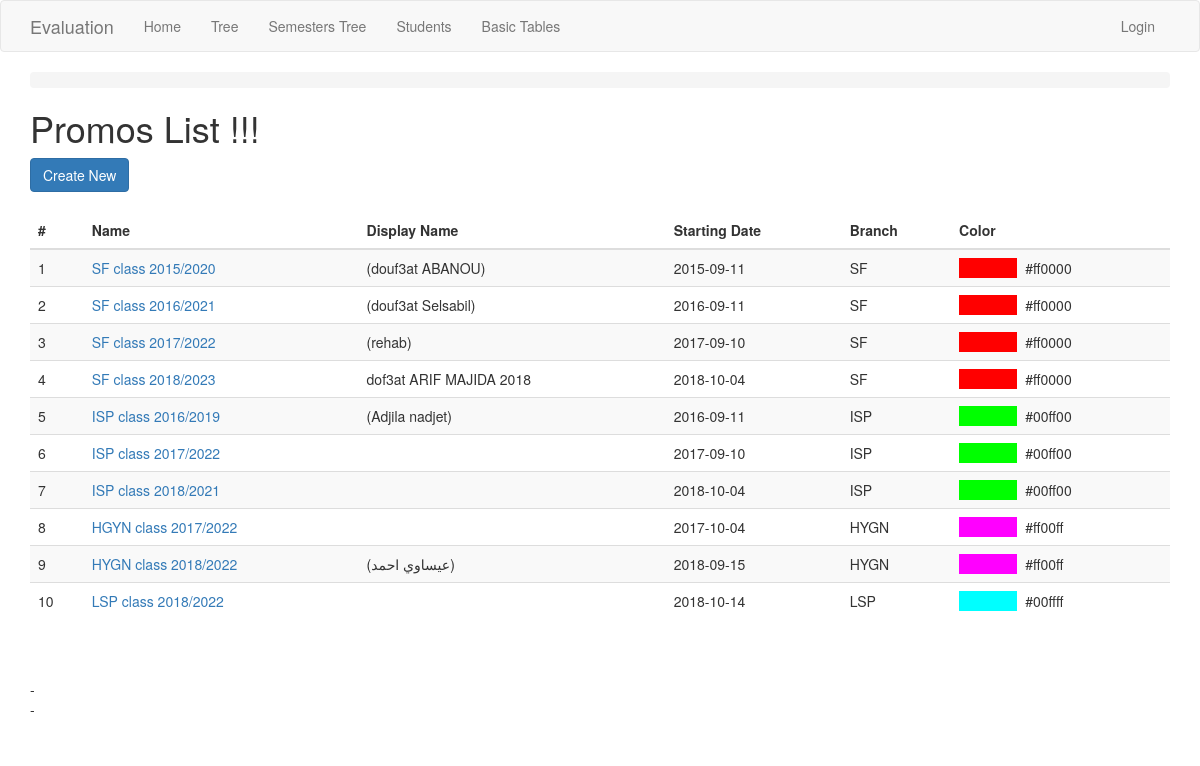
/promo/, run on an earlier commit of the app's database.
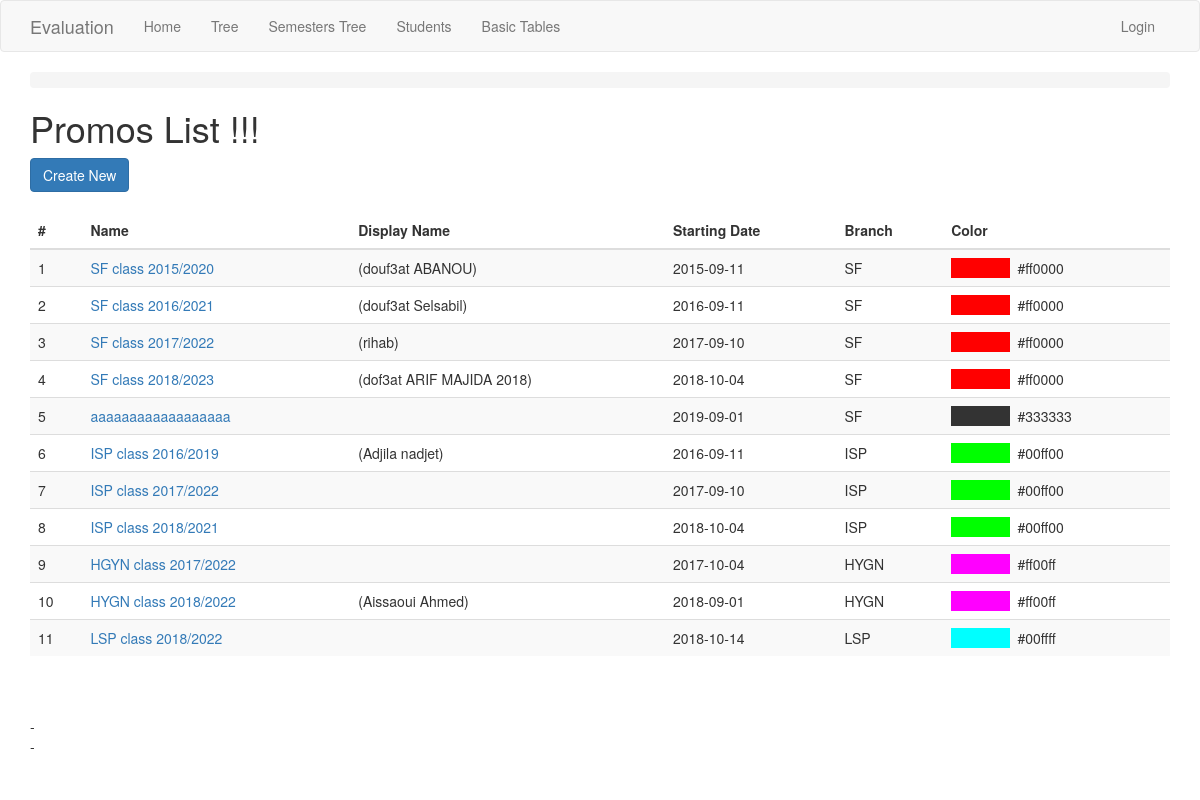
And on a later commit of the database.
### app/models.py (models this page shows, shortened)
class Promo(db.Model):
    id = db.Column(db.Integer, primary_key=True)
    name = db.Column(db.String(250), index=True, unique=True)
    display_name = db.Column(db.String(250))
    start_date = db.Column(db.Date)
    finish_date = db.Column(db.Date)
    color = db.Column(db.String(50))
    branch_id = db.Column(db.Integer, db.ForeignKey('branch.id'))
    sessions = db.relationship('Session', backref='promo')
    annual_session = db.relationship('AnnualSession', back_populates='promo')
    def get_color(self):
        return '#333333' if self.color == None or self.color == '' else self.color

class Branch(db.Model):
    id = db.Column(db.Integer, primary_key=True)
    name = db.Column(db.String(100), index=True, unique=True)
    description = db.Column(db.String(150))
    school_id = db.Column(db.Integer, db.ForeignKey('school.id'))
    students = db.relationship('Student', backref='branch')
    annuals = db.relationship('Annual', backref='branch')
    promos = db.relationship('Promo', backref='branch', order_by='Promo.start_date, Promo.name')

### app/routesBasicTables.py (the view)
@app.route('/promo/')
@register_breadcrumb(app, '.basic.promo', 'Promos')
def promo_index():
    promos = Promo.query.order_by(Promo.branch_id, Promo.start_date).all()
    return render_template('basic-forms/promo/index.html', title='Promos List', promos=promos)

### app/templates/basic-forms/promo/index.html (shortened to what this page needs)
{% extends "base.html" %}
{% block app_content %}
  <h1>Promos List !!!</h1>
  <div>
      <a class="btn btn-primary" href="{{ url_for('promo_create') }}">Create New</a>
  </div>
  <div>
      <table class="table table-striped">
      <thead>
        <tr>
          <th scope="col">#</th>
          <th scope="col">Name</th>
          <th scope="col">Display Name</th>
          <th scope="col">Starting Date</th>
          <th scope="col">Branch</th>
          <th scope="col">Color</th>
        </tr>
      </thead>
      <tbody>
      {% for promo in promos %}
        <tr>
          <td>{{loop.index}}</td>
          <td><a href="{{ url_for('promo_view', id=promo.id) }}">{{ promo.name }}</a></td>
          <td>{{ promo.display_name | replace("None", "") }}</td>
          <td>{{ promo.start_date | replace("None", "") }}</td>
          <td>{{ promo.branch.name | replace("None", "") }}</td>
          <td><span style="background-color: {{ promo.get_color() }};"
              >               </span>  {{ promo.get_color() }}
          </td>
        </tr>
      {% endfor %}
      </tbody>
    </table>
    - </br>
    - </br>
  </div>
{% endblock %}

### app/templates/base.html (shortened to what this page needs)
{% extends 'bootstrap/base.html' %}
{% block styles %}
{{super()}}
    <link rel="stylesheet" type="text/css"
        href="{{ url_for('static', filename='bootstrap3/bootstrap.min.css') }}">
{% endblock %}
{% block navbar %}
  <nav class="navbar navbar-default">
    <div class="container">
        <div class="navbar-header">
            <a class="navbar-brand" href="">Evaluation</a>
        </div>
        <div class="collapse navbar-collapse" id="bs-example-navbar-collapse-1">
            <ul class="nav navbar-nav">
                <li><a href="{{ url_for('index') }}">Home</a></li>
                <li><a href="{{ url_for('tree') }}">Tree</a></li>
                <li><a href="{{ url_for('tree_semesters') }}">Semesters Tree</a></li>
                <li><a href="{{ url_for('student_index') }}">Students</a></li>
                <li><a href="{{ url_for('basic_index') }}">Basic Tables</a></li>
            </ul>
            <ul class="nav navbar-nav navbar-right">
                {% if current_user.is_anonymous %}
                <li><a href="{{ url_for('login') }}">Login</a></li>
                {% else %}
                <li><a href="">Profile</a></li>
                <li><a href="{{ url_for('logout') }}">Logout</a></li>
                {% endif %}
            </ul>
        </div>
    </div>
  </nav>
{% endblock %}
{% block content %}
    <div class="container">
        {% include '_breadcrumbs.html' %}
        {% block app_content %}{% endblock %}
    </div>
{% endblock %}

### app/templates/_breadcrumbs.html (shortened to what this page needs)
<ol class="breadcrumb">
</ol>

What changed in the data, as far as the page shows it:
changed Promo: display_name "(rehab)" → "(rihab)"
changed Promo: display_name "dof3at ARIF MAJIDA 2018" → "(dof3at ARIF MAJIDA 2018)"
added Promo: name "aaaaaaaaaaaaaaaaaa", start_date "2019-09-01", branch.name "SF", get_color "#333333"
changed Promo: display_name "(عيساوي احمد)" → "(Aissaoui Ahmed)"; start_date "2018-09-15" → "2018-09-01"
